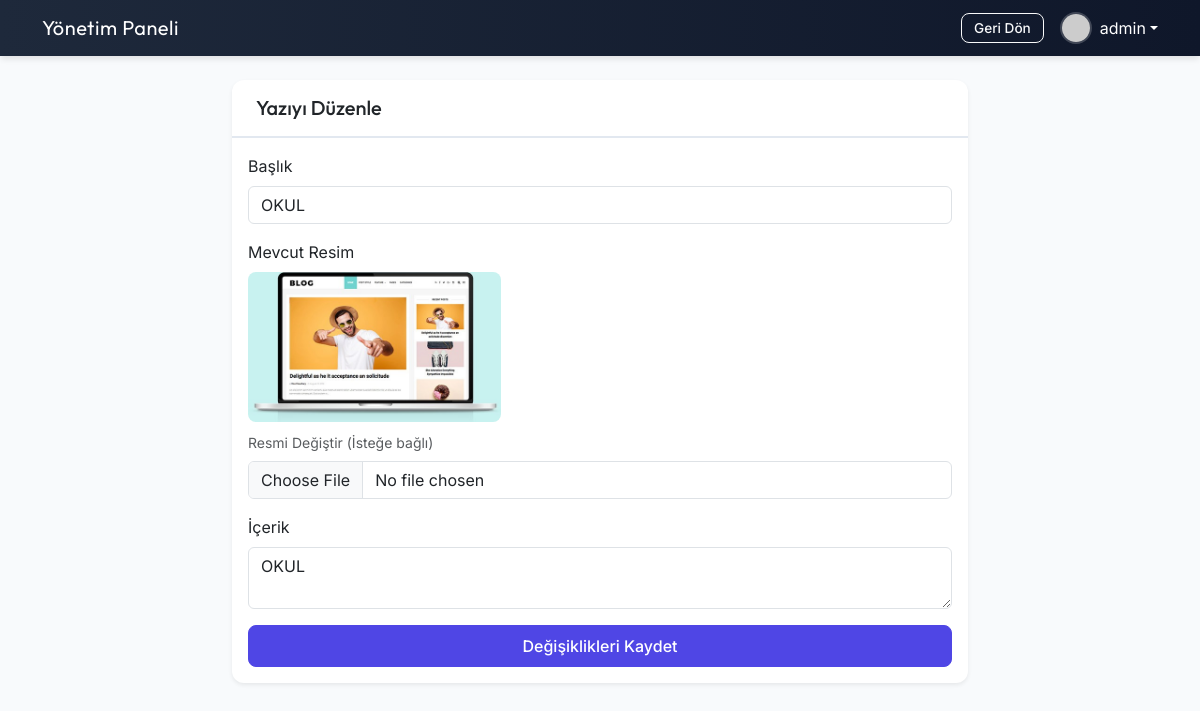
/admin/edit_post.php?id=3 (signed in), run on the app's committed database.
### tables this page shows
CREATE TABLE `users` (
  `id` int(11) NOT NULL AUTO_INCREMENT,
  `username` varchar(50) NOT NULL,
  `email` varchar(100) NOT NULL,
  `password` varchar(255) NOT NULL,
  `role` enum('admin','editor','user') DEFAULT 'user',
  `profile_image` varchar(255) DEFAULT NULL,
  `created_at` timestamp NOT NULL DEFAULT current_timestamp(),
  PRIMARY KEY (`id`),
  UNIQUE KEY `username` (`username`),
  UNIQUE KEY `email` (`email`)
);

CREATE TABLE `posts` (
  `id` int(11) NOT NULL AUTO_INCREMENT,
  `title` varchar(255) NOT NULL,
  `content` text NOT NULL,
  `image_path` varchar(255) DEFAULT NULL,
  `author_id` int(11) NOT NULL,
  `created_at` timestamp NOT NULL DEFAULT current_timestamp(),
  `likes` int(11) DEFAULT 0,
  `dislikes` int(11) DEFAULT 0,
  PRIMARY KEY (`id`),
  KEY `author_id` (`author_id`),
  CONSTRAINT `posts_ibfk_1` FOREIGN KEY (`author_id`) REFERENCES `users` (`id`) ON DELETE CASCADE
);

### admin/edit_post.php (the view, shortened to what this page needs)
<?php
require_once '../config.php';
$id = isset($_GET['id']) ? (int)$_GET['id'] : 0;
$stmt = $pdo->prepare("SELECT * FROM posts WHERE id = ?");
$stmt->execute([$id]);
$post = $stmt->fetch();
?>
<!DOCTYPE html>
<html lang="tr">
<head>
    <link href="https://cdn.jsdelivr.net/npm/bootstrap@5.3.0/dist/css/bootstrap.min.css" rel="stylesheet">
    <link href="https://cdn.jsdelivr.net/npm/summernote@0.8.18/dist/summernote-lite.min.css" rel="stylesheet">
    <link href="style.css" rel="stylesheet">
</head>
<body>
    <nav class="navbar navbar-dark bg-dark mb-4">
        <div class="container">
            <a class="navbar-brand" href="index.php">Yönetim Paneli</a>
            <div class="d-flex align-items-center ms-auto">
                <a href="index.php" class="btn btn-outline-light btn-sm me-3">Geri Dön</a>
                 <?php
                 if (isset($_SESSION['user_id'])) {
                     $uStmt = $pdo->prepare("SELECT profile_image, username FROM users WHERE id = ?");
                     $uStmt->execute([$_SESSION['user_id']]);
                     $uRow = $uStmt->fetch();
                     $adminImg = ($uRow && $uRow['profile_image']) ? '../'.$uRow['profile_image'] : 'https://via.placeholder.com/30?text=A';
                     $adminName = $uRow['username'] ?? 'Admin';
                 }
                 ?>
                <div class="dropdown">
                    <a class="text-white text-decoration-none dropdown-toggle d-flex align-items-center" href="#" id="adminDropdown" role="button" data-bs-toggle="dropdown" aria-expanded="false">
                        <img src="<?= htmlspecialchars($adminImg) ?>" class="rounded-circle me-2" style="width:32px; height:32px; object-fit:cover; border:2px solid rgba(255,255,255,0.2);">
                        <span><?= htmlspecialchars($adminName) ?></span>
                    </a>
                </div>
            </div>
        </div>
    </nav>
    <div class="container">
        <div class="row justify-content-center">
            <div class="col-md-8">
                <div class="card shadow-sm">
                    <div class="card-header bg-warning text-dark">
                        <h5 class="mb-0">Yazıyı Düzenle</h5>
                    </div>
                    <div class="card-body">
                        <form method="POST" enctype="multipart/form-data">
                            <div class="mb-3">
                                <label class="form-label">Başlık</label>
                                <input type="text" name="title" class="form-control" value="<?php echo htmlspecialchars($post['title']); ?>" required>
                            </div>
                            <div class="mb-3">
                                <label class="form-label">Mevcut Resim</label>
                                <?php if($post['image_path']): ?>
                                    <div class="mb-2">
                                        <img src="../<?php echo htmlspecialchars($post['image_path']); ?>" alt="Mevcut Resim" style="max-height: 150px; border-radius: 8px;">
                                    </div>
                                <?php endif; ?>
                                <label class="form-label text-muted small">Resmi Değiştir (İsteğe bağlı)</label>
                                <input type="file" name="image" class="form-control" accept="image/*">
                            </div>
                            <div class="mb-3">
                                <label class="form-label">İçerik</label>
                                <textarea id="summernote" name="content" class="form-control" required><?php echo htmlspecialchars($post['content']); ?></textarea>
                            </div>
                            <button type="submit" name="guncelle" class="btn btn-primary w-100">Değişiklikleri Kaydet</button>
                        </form>
                    </div>
                </div>
            </div>
        </div>
    </div>
</body>
</html>

### admin/style.css (style rules this page uses)
:root { --primary: #4f46e5; --primary-dark: #4338ca; --bg-body: #f8fafc; --font-heading: 'Outfit', sans-serif; --font-body: 'Inter', sans-serif; --radius-md: 0.75rem; }
body { background-color: var(--bg-body); font-family: var(--font-body); }
h1, h2, h3, h4, h5 { font-family: var(--font-heading); }
.card { border: none; border-radius: var(--radius-md); box-shadow: 0 4px 6px -1px rgba(0, 0, 0, 0.1); transition: transform 0.2s; }
.card-header { background-color: transparent !important; border-bottom: 2px solid #e2e8f0; font-weight: 700; padding: 1rem 1.5rem; }
.navbar { background: linear-gradient(to right, #1e293b, #0f172a) !important; box-shadow: 0 4px 6px -1px rgba(0, 0, 0, 0.1); }
.navbar-brand { font-family: var(--font-heading); letter-spacing: 0.5px; }
.btn { border-radius: 8px; font-weight: 500; padding: 0.5rem 1rem; }
.btn-primary { background-color: var(--primary); border-color: var(--primary); }
.btn-sm { padding: 0.25rem 0.75rem; font-size: 0.85rem; }

### data on the page
users: username "admin"
posts: title "OKUL", image_path (picture), content "OKUL"
